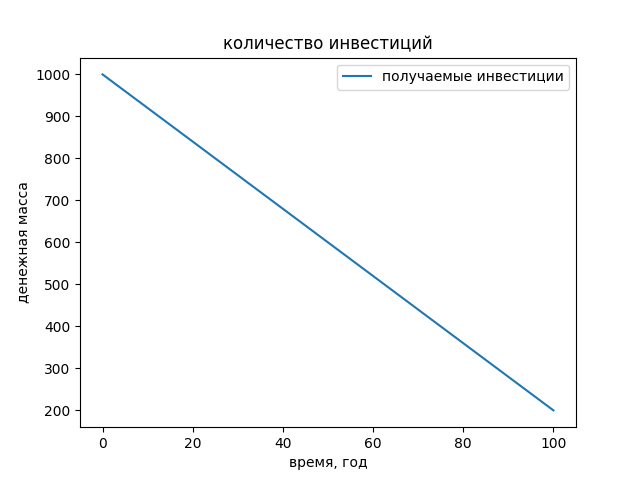

Recreate this plot in Python.
import numpy as np
from scipy.integrate import odeint
import matplotlib.pyplot as plt

summ4 = 0
m_0 = m1_0 = 1000
k = 0.008
t1 = 0

for i in range(4):
    m1_0 = m1_0 - m1_0 * k
    summ4+=m1_0

t = np.arange(0, 100, 10**-2)

def money(m, t):
    dmdt = m_0 * -k
    return dmdt

m_t = odeint(money, m_0, t)

print(f'сумма инвестиций за 4 года: {summ4} денежных единиц')

# Построение решения в виде графика функции
plt.plot(t, m_t[:,0], label='получаемые инвестиции')
plt.xlabel('время, год')
plt.ylabel('денежная масса')
plt.title('количество инвестиций')
plt.legend()
 
plt.savefig("2")
